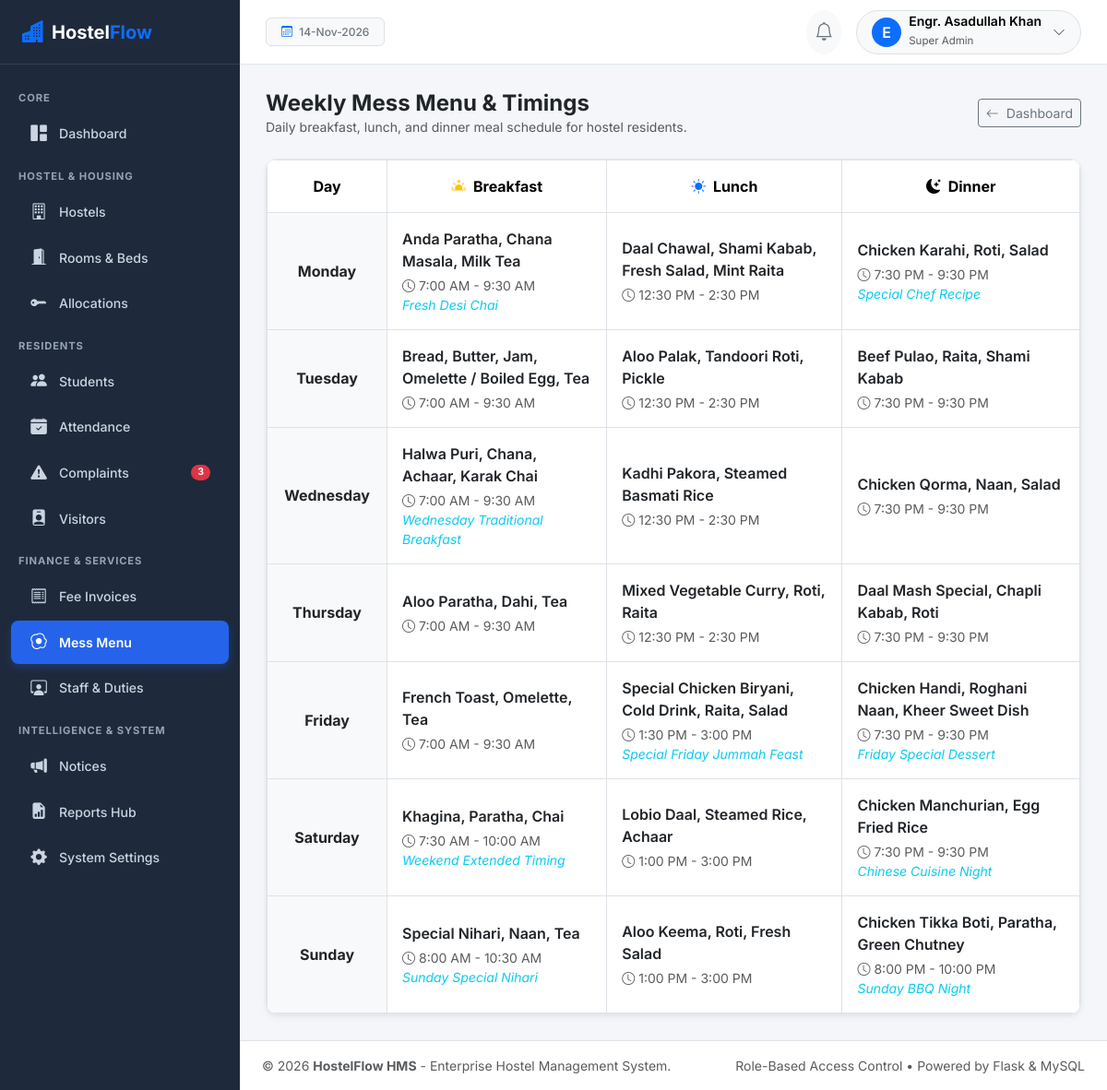
The page /portal/mess-menu (signed in) on the database its author committed.
### app/models/user.py (models this page shows, shortened)
class User(UserMixin, TimestampMixin, db.Model):
    __tablename__ = 'users'
    id = db.Column(db.Integer, primary_key=True)
    username = db.Column(db.String(80), unique=True, nullable=False, index=True)
    email = db.Column(db.String(120), unique=True, nullable=False, index=True)
    password_hash = db.Column(db.String(255), nullable=False)
    full_name = db.Column(db.String(120), nullable=False)
    avatar = db.Column(db.String(255), default='default_avatar.png')
    is_active = db.Column(db.Boolean, default=True, nullable=False)
    last_login = db.Column(db.DateTime)
    role_id = db.Column(db.Integer, db.ForeignKey('roles.id'), nullable=False)
    role = db.relationship('Role', back_populates='users')
    student_profile = db.relationship('Student', back_populates='user', uselist=False)
    employee_profile = db.relationship('Employee', back_populates='user', uselist=False)
    notifications = db.relationship('Notification', back_populates='user', lazy='dynamic', cascade='all, delete-orphan')
    audit_logs = db.relationship('AuditLog', back_populates='user', lazy='dynamic')
    def has_role(self, role_name):
        return self.role is not None and self.role.name.lower() == role_name.lower()
    @property
    def is_super_admin(self):
        return self.has_role('Super Admin')
    @property
    def is_student(self):
        return self.has_role('Student')
    @property
    def is_staff(self):
        return self.has_role('Staff')

class Role(db.Model):
    __tablename__ = 'roles'
    id = db.Column(db.Integer, primary_key=True)
    name = db.Column(db.String(50), unique=True, nullable=False)
    description = db.Column(db.String(255))
    users = db.relationship('User', back_populates='role', lazy='dynamic')

### app/models/mess.py (models this page shows, shortened)
class MessMenu(TimestampMixin, db.Model):
    __tablename__ = 'mess_menus'
    id = db.Column(db.Integer, primary_key=True)
    hostel_id = db.Column(db.Integer, db.ForeignKey('hostels.id'), nullable=True)
    day_of_week = db.Column(db.String(20), nullable=False)  # Monday, Tuesday, ... Sunday
    meal_type = db.Column(db.String(20), nullable=False)  # Breakfast, Lunch, Dinner
    menu_items = db.Column(db.Text, nullable=False)  # e.g., 'Halwa Puri, Chana, Tea'
    timing = db.Column(db.String(50))  # e.g., '7:00 AM - 9:30 AM'
    special_note = db.Column(db.String(255))
    hostel = db.relationship('Hostel', back_populates='mess_menus')
    __table_args__ = (
        db.UniqueConstraint('hostel_id', 'day_of_week', 'meal_type', name='uix_hostel_day_meal'),
    )

### app/routes/student_portal.py (the view)
@student_portal_bp.route('/mess-menu')
@login_required
def mess_menu():
    days = ['Monday', 'Tuesday', 'Wednesday', 'Thursday', 'Friday', 'Saturday', 'Sunday']
    meals = ['Breakfast', 'Lunch', 'Dinner']
    all_menus = MessMenu.query.all()
    schedule = {day: {meal: None for meal in meals} for day in days}
    for m in all_menus:
        if m.day_of_week in schedule and m.meal_type in schedule[m.day_of_week]:
            schedule[m.day_of_week][m.meal_type] = m
    return render_template('student_portal/mess_menu.html', schedule=schedule, days=days, meals=meals)

### app/__init__.py (called while the page is built)
@login_manager.user_loader
def load_user(user_id):
    return User.query.get(int(user_id))

### app/templates/student_portal/mess_menu.html (shortened to what this page needs)
{% extends "base.html" %}
{% block content %}
<div class="d-flex justify-content-between align-items-center mb-4">
  <div>
    <h4 class="fw-bold mb-0 text-dark">Weekly Mess Menu & Timings</h4>
    <p class="text-muted small mb-0">Daily breakfast, lunch, and dinner meal schedule for hostel residents.</p>
  </div>
  <a href="{{ url_for('student_portal.dashboard') }}" class="btn btn-outline-secondary btn-sm">
    <i class="bi bi-arrow-left me-1"></i> Dashboard
  </a>
</div>
<div class="card card-saas">
  <div class="table-responsive">
    <table class="table table-bordered align-middle mb-0 text-center">
      <thead class="bg-light">
        <tr>
          <th style="width: 130px;" class="py-3">Day</th>
          <th class="py-3"><i class="bi bi-sunrise-fill text-warning me-1"></i> Breakfast</th>
          <th class="py-3"><i class="bi bi-sun-fill text-primary me-1"></i> Lunch</th>
          <th class="py-3"><i class="bi bi-moon-stars-fill text-purple me-1"></i> Dinner</th>
        </tr>
      </thead>
      <tbody>
        {% for day in days %}
          <tr>
            <td class="bg-light fw-bold text-dark py-3">{{ day }}</td>
            {% for meal in meals %}
              {% set item = schedule[day][meal] %}
              <td class="text-start p-3">
                {% if item %}
                  <div class="fw-semibold text-dark mb-1">{{ item.menu_items }}</div>
                  {% if item.timing %}
                    <small class="text-muted d-block"><i class="bi bi-clock me-1"></i>{{ item.timing }}</small>
                  {% endif %}
                  {% if item.special_note %}
                    <small class="text-info d-block fst-italic">{{ item.special_note }}</small>
                  {% endif %}
                {% else %}
                  <span class="text-muted small fst-italic">Standard Meal</span>
                {% endif %}
              </td>
            {% endfor %}
          </tr>
        {% endfor %}
      </tbody>
    </table>
  </div>
</div>
{% endblock %}

### app/templates/base.html (shortened to what this page needs)
<!DOCTYPE html>
<html lang="en">
<head>
  <link href="https://cdn.jsdelivr.net/npm/bootstrap@5.3.3/dist/css/bootstrap.min.css" rel="stylesheet">
  <link rel="stylesheet" href="https://cdn.jsdelivr.net/npm/bootstrap-icons@1.11.3/font/bootstrap-icons.min.css">
  <link rel="stylesheet" href="{{ url_for('static', filename='css/style.css') }}">
</head>
<body>
<div class="d-flex" id="wrapper">
  <div id="sidebar-wrapper">
    <div class="sidebar-brand">
      <i class="bi bi-buildings-fill text-primary me-2 fs-4"></i>
      <span>Hostel<span class="text-primary">Flow</span></span>
    </div>
    <div class="py-3">
      {% if current_user.is_authenticated and not current_user.is_student and not current_user.is_staff %}
        <div class="sidebar-heading">Core</div>
        <a href="{{ url_for('dashboard.index') }}" class="nav-link-custom {% if request.endpoint and request.endpoint == 'dashboard.index' %}active{% endif %}">
          <i class="bi bi-grid-1x2-fill"></i> Dashboard
        </a>
        <div class="sidebar-heading">Hostel & Housing</div>
        <a href="{{ url_for('hostels.list_hostels') }}" class="nav-link-custom {% if request.endpoint and 'hostels' in request.endpoint %}active{% endif %}">
          <i class="bi bi-building"></i> Hostels
        </a>
        <a href="{{ url_for('rooms.list_rooms') }}" class="nav-link-custom {% if request.endpoint and 'rooms' in request.endpoint %}active{% endif %}">
          <i class="bi bi-door-open-fill"></i> Rooms & Beds
        </a>
        <a href="{{ url_for('allocations.list_allocations') }}" class="nav-link-custom {% if request.endpoint and 'allocations' in request.endpoint %}active{% endif %}">
          <i class="bi bi-key-fill"></i> Allocations
        </a>
        <div class="sidebar-heading">Residents</div>
        <a href="{{ url_for('students.list_students') }}" class="nav-link-custom {% if request.endpoint and 'students' in request.endpoint %}active{% endif %}">
          <i class="bi bi-people-fill"></i> Students
        </a>
        <a href="{{ url_for('attendance.index') }}" class="nav-link-custom {% if request.endpoint and 'attendance' in request.endpoint %}active{% endif %}">
          <i class="bi bi-calendar-check-fill"></i> Attendance
        </a>
        <a href="{{ url_for('complaints.list_complaints') }}" class="nav-link-custom {% if request.endpoint and 'complaints' in request.endpoint %}active{% endif %}">
          <i class="bi bi-exclamation-triangle-fill"></i> Complaints
          {% if pending_complaints_count > 0 %}
            <span class="badge bg-danger rounded-pill ms-auto">{{ pending_complaints_count }}</span>
          {% endif %}
        </a>
        <a href="{{ url_for('visitors.list_visitors') }}" class="nav-link-custom {% if request.endpoint and 'visitors' in request.endpoint %}active{% endif %}">
          <i class="bi bi-person-badge-fill"></i> Visitors
        </a>
        <div class="sidebar-heading">Finance & Services</div>
        <a href="{{ url_for('fees.list_invoices') }}" class="nav-link-custom {% if request.endpoint and 'fees' in request.endpoint %}active{% endif %}">
          <i class="bi bi-receipt"></i> Fee Invoices
        </a>
        <a href="{{ url_for('mess.weekly_menu') }}" class="nav-link-custom {% if request.endpoint and 'mess' in request.endpoint %}active{% endif %}">
          <i class="bi bi-egg-fried"></i> Mess Menu
        </a>
        <a href="{{ url_for('staff.list_employees') }}" class="nav-link-custom {% if request.endpoint and 'staff' in request.endpoint %}active{% endif %}">
          <i class="bi bi-person-workspace"></i> Staff & Duties
        </a>
        <div class="sidebar-heading">Intelligence & System</div>
        <a href="{{ url_for('announcements.list_announcements') }}" class="nav-link-custom {% if request.endpoint and 'announcements' in request.endpoint %}active{% endif %}">
          <i class="bi bi-megaphone-fill"></i> Notices
        </a>
        <a href="{{ url_for('reports.index') }}" class="nav-link-custom {% if request.endpoint and 'reports' in request.endpoint %}active{% endif %}">
          <i class="bi bi-file-earmark-bar-graph-fill"></i> Reports Hub
        </a>
        {% if current_user.is_super_admin %}
          <a href="{{ url_for('settings.general_settings') }}" class="nav-link-custom {% if request.endpoint and 'settings' in request.endpoint %}active{% endif %}">
            <i class="bi bi-gear-fill"></i> System Settings
          </a>
        {% endif %}
      {% endif %}
    </div>
  </div>
  <div id="page-content-wrapper">
    <nav class="navbar top-navbar d-flex align-items-center justify-content-between">
      <div class="d-flex align-items-center gap-3">
        <span class="badge bg-light text-secondary border px-3 py-2 fw-medium">
          <i class="bi bi-calendar3 me-1 text-primary"></i>
          {{ today_date|date_format }}
        </span>
      </div>
      <div class="d-flex align-items-center gap-3">
        <div class="dropdown">
          <button class="btn btn-light position-relative rounded-circle p-2" type="button" data-bs-toggle="dropdown" aria-expanded="false">
            <i class="bi bi-bell fs-5 text-secondary"></i>
          </button>
        </div>
        <div class="dropdown">
          <button class="btn btn-light rounded-pill border d-flex align-items-center gap-2 py-1 px-3" type="button" data-bs-toggle="dropdown" aria-expanded="false">
            <div class="rounded-circle bg-primary text-white d-flex align-items-center justify-content-center" style="width: 32px; height: 32px; font-weight: 600;">
              {{ current_user.full_name[:1] if current_user.is_authenticated else 'U' }}
            </div>
            <div class="text-start d-none d-sm-block">
              <div class="fw-semibold small lh-1">{{ current_user.full_name if current_user.is_authenticated else 'User' }}</div>
              <small class="text-muted" style="font-size: 0.72rem;">{{ current_user.role.name if current_user.is_authenticated and current_user.role else 'Guest' }}</small>
            </div>
            <i class="bi bi-chevron-down text-muted small ms-1"></i>
          </button>
        </div>
      </div>
    </nav>
    <main class="main-body">
      {% block content %}{% endblock %}
    </main>
    <footer class="bg-white border-top py-3 px-4 text-center text-muted small no-print">
      <div class="d-flex flex-column flex-sm-row justify-content-between align-items-center">
        <span>&copy; {{ 2026 }} <strong>HostelFlow HMS</strong> - Enterprise Hostel Management System.</span>
        <span class="mt-1 mt-sm-0">Role-Based Access Control &bull; Powered by Flask & MySQL</span>
      </div>
    </footer>
  </div>
</div>
</body>
</html>

### app/static/css/style.css (style rules this page uses)
:root { --primary-color: #0d6efd; --primary-dark: #0a58ca; --primary-light: #e7f1ff; --secondary-color: #495057; --success-color: #198754; --danger-color: #dc3545; --warning-color: #ffc107; --info-color: #0dcaf0; --body-bg: #f4f6f9; --sidebar-bg: #1e293b; --sidebar-hover: #334155; --sidebar-active: #2563eb; --card-shadow: 0 0.125rem 0.25rem rgba(0, 0, 0, 0.05), 0 0.25rem 0.75rem rgba(0, 0, 0, 0.03); --card-border-radius: 0.75rem; }
body { font-family: 'Inter', -apple-system, BlinkMacSystemFont, "Segoe UI", Roboto, "Helvetica Neue", Arial, sans-serif; background-color: var(--body-bg); color: #334155; min-height: 100vh; }
#sidebar-wrapper { min-height: 100vh; width: 260px; background-color: var(--sidebar-bg); color: #e2e8f0; transition: all 0.3s ease; z-index: 1000; }
#sidebar-wrapper .sidebar-brand { height: 70px; display: flex; align-items: center; padding: 0 1.5rem; font-size: 1.25rem; font-weight: 700; color: #ffffff; border-bottom: 1px solid rgba(255, 255, 255, 0.1); }
.sidebar-heading { padding: 0.75rem 1.25rem 0.25rem; font-size: 0.7rem; text-transform: uppercase; font-weight: 700; letter-spacing: 0.08em; color: #94a3b8; }
.nav-link-custom { display: flex; align-items: center; gap: 0.75rem; padding: 0.65rem 1.25rem; color: #cbd5e1; text-decoration: none; font-size: 0.88rem; font-weight: 500; border-radius: 0.5rem; margin: 0.15rem 0.75rem; transition: all 0.2s ease; }
.nav-link-custom.active { background-color: var(--sidebar-active); color: #ffffff; font-weight: 600; box-shadow: 0 4px 10px rgba(37, 99, 235, 0.3); }
.nav-link-custom i { font-size: 1.1rem; width: 20px; text-align: center; }
#page-content-wrapper { flex: 1; min-width: 0; display: flex; flex-direction: column; }
.top-navbar { height: 70px; background-color: #ffffff; border-bottom: 1px solid #e2e8f0; padding: 0 1.75rem; box-shadow: 0 1px 3px rgba(0, 0, 0, 0.02); }
.main-body { padding: 1.75rem; flex: 1; }
.card-saas { background: #ffffff; border-radius: var(--card-border-radius); border: 1px solid #e2e8f0; box-shadow: var(--card-shadow); overflow: hidden; }

### rows shown on the page
User: is_active+full_name "E", is_active+full_name "Engr. Asadullah Khan", role "Super Admin"
MessMenu: menu_items "Anda Paratha, Chana Masala, Milk Tea", timing "7:00 AM - 9:30 AM", special_note "Fresh Desi Chai"
MessMenu: menu_items "Daal Chawal, Shami Kabab, Fresh Salad, Mint Raita", timing "12:30 PM - 2:30 PM"
MessMenu: menu_items "Chicken Karahi, Roti, Salad", timing "7:30 PM - 9:30 PM", special_note "Special Chef Recipe"
MessMenu: menu_items "Bread, Butter, Jam, Omelette / Boiled Egg, Tea", timing "7:00 AM - 9:30 AM"
MessMenu: menu_items "Aloo Palak, Tandoori Roti, Pickle", timing "12:30 PM - 2:30 PM"
MessMenu: menu_items "Beef Pulao, Raita, Shami Kabab", timing "7:30 PM - 9:30 PM"
MessMenu: menu_items "Halwa Puri, Chana, Achaar, Karak Chai", timing "7:00 AM - 9:30 AM", special_note "Wednesday Traditional Breakfast"
MessMenu: menu_items "Kadhi Pakora, Steamed Basmati Rice", timing "12:30 PM - 2:30 PM"
MessMenu: menu_items "Chicken Qorma, Naan, Salad", timing "7:30 PM - 9:30 PM"
MessMenu: menu_items "Aloo Paratha, Dahi, Tea", timing "7:00 AM - 9:30 AM"
MessMenu: menu_items "Mixed Vegetable Curry, Roti, Raita", timing "12:30 PM - 2:30 PM"
MessMenu: menu_items "Daal Mash Special, Chapli Kabab, Roti", timing "7:30 PM - 9:30 PM"
MessMenu: menu_items "French Toast, Omelette, Tea", timing "7:00 AM - 9:30 AM"
MessMenu: menu_items "Special Chicken Biryani, Cold Drink, Raita, Salad", timing "1:30 PM - 3:00 PM", special_note "Special Friday Jummah Feast"
MessMenu: menu_items "Chicken Handi, Roghani Naan, Kheer Sweet Dish", timing "7:30 PM - 9:30 PM", special_note "Friday Special Dessert"
MessMenu: menu_items "Khagina, Paratha, Chai", timing "7:30 AM - 10:00 AM", special_note "Weekend Extended Timing"
MessMenu: menu_items "Lobio Daal, Steamed Rice, Achaar", timing "1:00 PM - 3:00 PM"
MessMenu: menu_items "Chicken Manchurian, Egg Fried Rice", timing "7:30 PM - 9:30 PM", special_note "Chinese Cuisine Night"
MessMenu: menu_items "Special Nihari, Naan, Tea", timing "8:00 AM - 10:30 AM", special_note "Sunday Special Nihari"
MessMenu: menu_items "Aloo Keema, Roti, Fresh Salad", timing "1:00 PM - 3:00 PM"
MessMenu: menu_items "Chicken Tikka Boti, Paratha, Green Chutney", timing "8:00 PM - 10:00 PM", special_note "Sunday BBQ Night"

### other values the page prints
{{ pending_complaints_count }} "3"
{{ day }} "Monday" "Tuesday" "Wednesday" "Thursday" "Friday" "Saturday" "Sunday"
{{ 2026 }} "2026"
